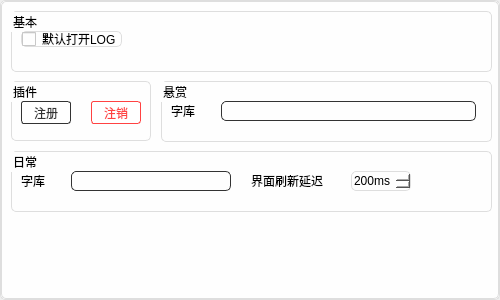
<?xml version="1.0" encoding="UTF-8"?>
<ui version="4.0">
 <class>SettingWindow</class>
 <widget class="QWidget" name="SettingWindow">
  <property name="geometry">
   <rect>
    <x>0</x>
    <y>0</y>
    <width>500</width>
    <height>300</height>
   </rect>
  </property>
  <property name="sizePolicy">
   <sizepolicy hsizetype="Expanding" vsizetype="Expanding">
    <horstretch>0</horstretch>
    <verstretch>0</verstretch>
   </sizepolicy>
  </property>
  <property name="windowTitle">
   <string>设置</string>
  </property>
  <widget class="QScrollArea" name="scrollArea">
   <property name="geometry">
    <rect>
     <x>0</x>
     <y>0</y>
     <width>500</width>
     <height>300</height>
    </rect>
   </property>
   <property name="styleSheet">
    <string notr="true">background-color:#fefefe;border-radius:5px;border:1px solid #dedede;</string>
   </property>
   <property name="widgetResizable">
    <bool>true</bool>
   </property>
   <widget class="QWidget" name="scrollAreaWidgetContents">
    <property name="geometry">
     <rect>
      <x>0</x>
      <y>0</y>
      <width>498</width>
      <height>298</height>
     </rect>
    </property>
    <widget class="QGroupBox" name="PulignGroupBox">
     <property name="geometry">
      <rect>
       <x>10</x>
       <y>80</y>
       <width>140</width>
       <height>60</height>
      </rect>
     </property>
     <property name="title">
      <string>插件</string>
     </property>
     <widget class="QPushButton" name="registerPulignButton">
      <property name="geometry">
       <rect>
        <x>10</x>
        <y>20</y>
        <width>50</width>
        <height>23</height>
       </rect>
      </property>
      <property name="styleSheet">
       <string notr="true">QPushButton {
border:1px solid #333;
border-radius: 3px;
background-color: #fff;
color: #333;
}

QPushButton:hover {
background-color: #333;
color:#fff;
}</string>
      </property>
      <property name="text">
       <string>注册</string>
      </property>
     </widget>
     <widget class="QPushButton" name="uinstallPulignButton">
      <property name="geometry">
       <rect>
        <x>80</x>
        <y>20</y>
        <width>50</width>
        <height>23</height>
       </rect>
      </property>
      <property name="styleSheet">
       <string notr="true">QPushButton {
border:1px solid #ff4242;
border-radius: 3px;
background-color: #fff;
color: #ff4242;
}

QPushButton:hover {
background-color: #ff4242;
color:#fff;
}</string>
      </property>
      <property name="text">
       <string>注销</string>
      </property>
     </widget>
    </widget>
    <widget class="QGroupBox" name="rewordGroupBox">
     <property name="geometry">
      <rect>
       <x>160</x>
       <y>80</y>
       <width>331</width>
       <height>61</height>
      </rect>
     </property>
     <property name="title">
      <string>悬赏</string>
     </property>
     <widget class="QLabel" name="rewordFontLibraryLabel">
      <property name="geometry">
       <rect>
        <x>10</x>
        <y>20</y>
        <width>41</width>
        <height>20</height>
       </rect>
      </property>
      <property name="styleSheet">
       <string notr="true">border:none;</string>
      </property>
      <property name="text">
       <string>字库</string>
      </property>
     </widget>
     <widget class="QLineEdit" name="rewordFontLibraryInput">
      <property name="geometry">
       <rect>
        <x>60</x>
        <y>20</y>
        <width>255</width>
        <height>20</height>
       </rect>
      </property>
      <property name="styleSheet">
       <string notr="true">border: 1px solid #333;
border-radius: 5px;
padding-left:5px;</string>
      </property>
      <property name="text">
       <string/>
      </property>
     </widget>
    </widget>
    <widget class="QGroupBox" name="defaultGroupBox">
     <property name="geometry">
      <rect>
       <x>10</x>
       <y>10</y>
       <width>481</width>
       <height>61</height>
      </rect>
     </property>
     <property name="title">
      <string>基本</string>
     </property>
     <widget class="QCheckBox" name="autoOpenLOGCheckBox">
      <property name="geometry">
       <rect>
        <x>10</x>
        <y>20</y>
        <width>101</width>
        <height>16</height>
       </rect>
      </property>
      <property name="text">
       <string>默认打开LOG</string>
      </property>
      <property name="checked">
       <bool>false</bool>
      </property>
     </widget>
    </widget>
    <widget class="QGroupBox" name="DailyGroupBox">
     <property name="geometry">
      <rect>
       <x>10</x>
       <y>150</y>
       <width>481</width>
       <height>61</height>
      </rect>
     </property>
     <property name="title">
      <string>日常</string>
     </property>
     <widget class="QLabel" name="dailyFontLibraryLabel">
      <property name="geometry">
       <rect>
        <x>10</x>
        <y>20</y>
        <width>40</width>
        <height>20</height>
       </rect>
      </property>
      <property name="styleSheet">
       <string notr="true">border:none;</string>
      </property>
      <property name="text">
       <string>字库</string>
      </property>
     </widget>
     <widget class="QLineEdit" name="dailyFontLibraryLabelInput">
      <property name="geometry">
       <rect>
        <x>60</x>
        <y>20</y>
        <width>160</width>
        <height>20</height>
       </rect>
      </property>
      <property name="styleSheet">
       <string notr="true">border: 1px solid #333;
border-radius: 5px;
padding-left:5px;</string>
      </property>
      <property name="text">
       <string/>
      </property>
     </widget>
     <widget class="QLabel" name="dailyFlashDelayLabel">
      <property name="geometry">
       <rect>
        <x>240</x>
        <y>20</y>
        <width>90</width>
        <height>20</height>
       </rect>
      </property>
      <property name="styleSheet">
       <string notr="true">border:none;</string>
      </property>
      <property name="text">
       <string>界面刷新延迟</string>
      </property>
     </widget>
     <widget class="QSpinBox" name="dailyFlashDelaySpinBox">
      <property name="geometry">
       <rect>
        <x>340</x>
        <y>20</y>
        <width>60</width>
        <height>20</height>
       </rect>
      </property>
      <property name="suffix">
       <string>ms</string>
      </property>
      <property name="prefix">
       <string/>
      </property>
      <property name="minimum">
       <number>200</number>
      </property>
      <property name="maximum">
       <number>9999</number>
      </property>
     </widget>
    </widget>
   </widget>
  </widget>
 </widget>
 <resources/>
 <connections/>
</ui>
